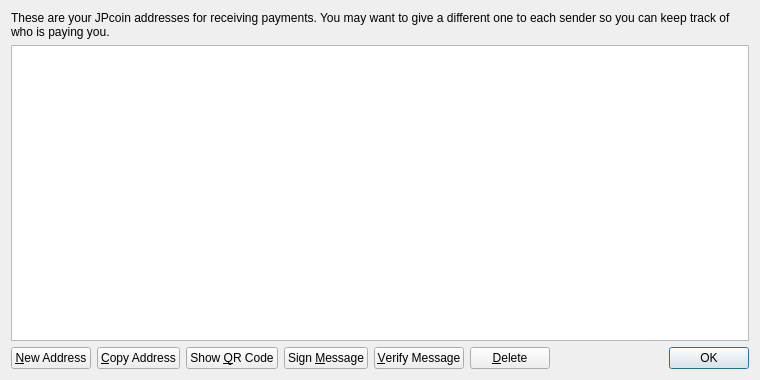
<?xml version="1.0" encoding="UTF-8"?>
<ui version="4.0">
 <class>AddressBookPage</class>
 <widget class="QWidget" name="AddressBookPage">
  <property name="geometry">
   <rect>
    <x>0</x>
    <y>0</y>
    <width>760</width>
    <height>380</height>
   </rect>
  </property>
  <property name="windowTitle">
   <string>Address Book</string>
  </property>
  <layout class="QVBoxLayout" name="verticalLayout">
   <item>
    <widget class="QLabel" name="labelExplanation">
     <property name="text">
      <string>These are your JPcoin addresses for receiving payments. You may want to give a different one to each sender so you can keep track of who is paying you.</string>
     </property>
     <property name="textFormat">
      <enum>Qt::PlainText</enum>
     </property>
     <property name="wordWrap">
      <bool>true</bool>
     </property>
    </widget>
   </item>
   <item>
    <widget class="QTableView" name="tableView">
     <property name="contextMenuPolicy">
      <enum>Qt::CustomContextMenu</enum>
     </property>
     <property name="toolTip">
      <string>Double-click to edit address or label</string>
     </property>
     <property name="tabKeyNavigation">
      <bool>false</bool>
     </property>
     <property name="alternatingRowColors">
      <bool>true</bool>
     </property>
     <property name="selectionMode">
      <enum>QAbstractItemView::SingleSelection</enum>
     </property>
     <property name="selectionBehavior">
      <enum>QAbstractItemView::SelectRows</enum>
     </property>
     <property name="sortingEnabled">
      <bool>true</bool>
     </property>
     <attribute name="verticalHeaderVisible">
      <bool>false</bool>
     </attribute>
    </widget>
   </item>
   <item>
    <layout class="QHBoxLayout" name="horizontalLayout">
     <item>
      <widget class="QPushButton" name="newAddressButton">
       <property name="toolTip">
        <string>Create a new address</string>
       </property>
       <property name="text">
        <string>&amp;New Address</string>
       </property>
       <property name="icon">
        <iconset resource="../bitcoin.qrc">
         <normaloff>:/icons/add</normaloff>:/icons/add</iconset>
       </property>
      </widget>
     </item>
     <item>
      <widget class="QPushButton" name="copyToClipboard">
       <property name="toolTip">
        <string>Copy the currently selected address to the system clipboard</string>
       </property>
       <property name="text">
        <string>&amp;Copy Address</string>
       </property>
       <property name="icon">
        <iconset resource="../bitcoin.qrc">
         <normaloff>:/icons/editcopy</normaloff>:/icons/editcopy</iconset>
       </property>
      </widget>
     </item>
     <item>
      <widget class="QPushButton" name="showQRCode">
       <property name="text">
        <string>Show &amp;QR Code</string>
       </property>
       <property name="icon">
        <iconset resource="../bitcoin.qrc">
         <normaloff>:/icons/qrcode</normaloff>:/icons/qrcode</iconset>
       </property>
      </widget>
     </item>
     <item>
      <widget class="QPushButton" name="signMessage">
       <property name="toolTip">
        <string>Sign a message to prove you own a JPcoin address</string>
       </property>
       <property name="text">
        <string>Sign &amp;Message</string>
       </property>
       <property name="icon">
        <iconset resource="../bitcoin.qrc">
         <normaloff>:/icons/edit</normaloff>:/icons/edit</iconset>
       </property>
      </widget>
     </item>
     <item>
      <widget class="QPushButton" name="verifyMessage">
       <property name="toolTip">
        <string>Verify a message to ensure it was signed with a specified JPcoin address</string>
       </property>
       <property name="text">
        <string>&amp;Verify Message</string>
       </property>
       <property name="icon">
        <iconset resource="../bitcoin.qrc">
         <normaloff>:/icons/transaction_0</normaloff>:/icons/transaction_0</iconset>
       </property>
      </widget>
     </item>
     <item>
      <widget class="QPushButton" name="deleteButton">
       <property name="toolTip">
        <string>Delete the currently selected address from the list</string>
       </property>
       <property name="text">
        <string>&amp;Delete</string>
       </property>
       <property name="icon">
        <iconset resource="../bitcoin.qrc">
         <normaloff>:/icons/remove</normaloff>:/icons/remove</iconset>
       </property>
      </widget>
     </item>
     <item>
      <spacer name="horizontalSpacer">
       <property name="orientation">
        <enum>Qt::Horizontal</enum>
       </property>
       <property name="sizeHint" stdset="0">
        <size>
         <width>40</width>
         <height>20</height>
        </size>
       </property>
      </spacer>
     </item>
     <item>
      <widget class="QDialogButtonBox" name="buttonBox">
       <property name="sizePolicy">
        <sizepolicy hsizetype="Maximum" vsizetype="Fixed">
         <horstretch>0</horstretch>
         <verstretch>0</verstretch>
        </sizepolicy>
       </property>
       <property name="standardButtons">
        <set>QDialogButtonBox::Ok</set>
       </property>
      </widget>
     </item>
    </layout>
   </item>
  </layout>
 </widget>
 <resources>
  <include location="../bitcoin.qrc"/>
 </resources>
 <connections/>
</ui>
